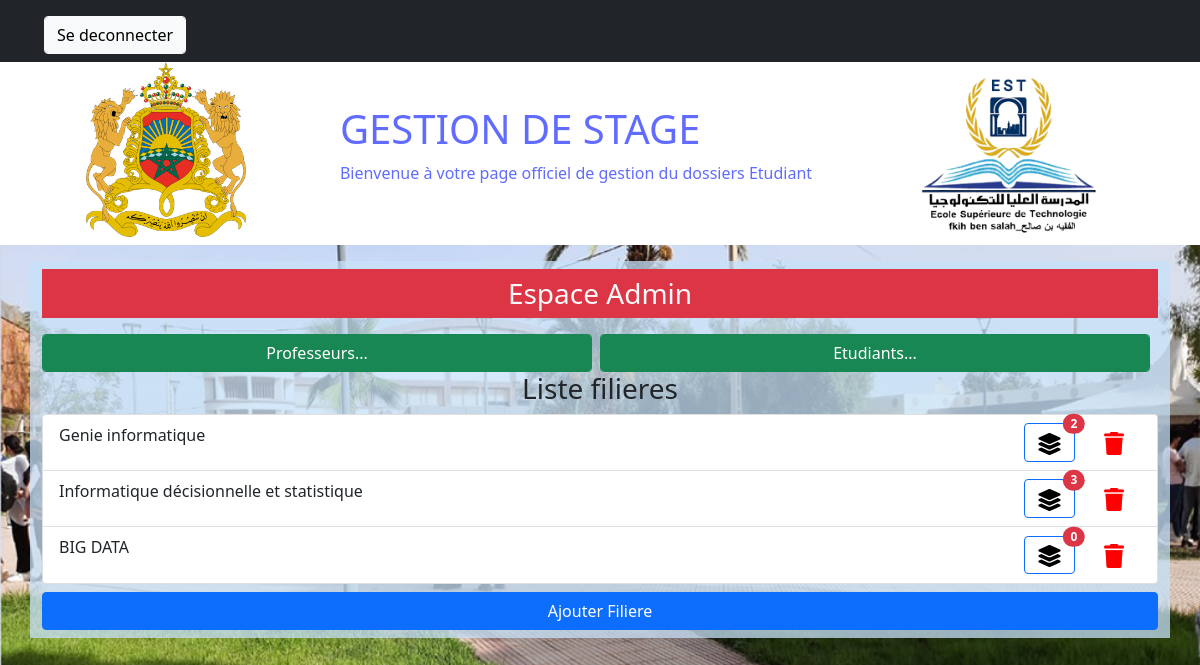
/filiereAdmin/ (signed in), run on the app's committed database.
### manager/models.py (models this page shows, shortened)
class Filiere(models.Model):
    Nom_filiere = models.CharField(max_length=100, unique=True)

### manager/views.py (the view)
# urls.py: path('filiereAdmin/', views.filieresAdmin, name='filiereAdmin'),
def filieresAdmin(request):
    if request.user.is_authenticated and request.user.role == 'ADMIN':
        filieres = Filiere.objects.all()
        cs=[]
        for filiere in filieres:
            cs.append({'filiere' :filiere, 'number':Prof_Filiere.objects.filter(filiere=filiere).count()})
        context={'filieres':cs, 'user_name':request.user.username,  'first_name':request.user.first_name, 'last_name':request.user.last_name}
        return render(request, 'manager/filiereAdmin.html', context=context)

### templates/manager/filiereAdmin.html (shortened to what this page needs)
{% extends 'manager/base.html' %}
{% load static %}
{% block content %}
<div class="form container">
  <h3 class="text-light bg-danger p-2">Espace Admin</h3>
  <div class="row">
  <div class="col-sm-12 d-flex mt-2">
    <a href="{% url 'listProfs' %}" class="btn btn-success form-control ">Professeurs...</a>
    <a class="btn btn-success form-control mx-2" href="{% url 'listEtuds' %}">Etudiants...</a>
  </div>
  <h3 class="">Liste filieres</h3>
  </div>
  <ul class="list-group">
    {% if filieres %}
    {% for Filier in filieres %}
    <li class="d-flex justify-content-between list-group-item">
      <div>{{ Filier.filiere.Nom_filiere }}</div>
      <div class="d-flex justify-content-center align-items-center ">
      <div class="mx-1">
        <a class="mx-2 position-relative btn btn-outline-primary" href="{% url 'updateFiliere' Filier.filiere.pk %}">
          <img src="{% static 'icons/layer-group-solid.svg'%}" alt="session" width="25">
          <span class="position-absolute top-0 start-100 translate-middle badge rounded-pill bg-danger">
            {{Filier.number}}
          </span>
        </a>
      </div>
      <form action="{% url 'deleteFiliere' Filier.filiere.pk %}" method="post">
        <button class="mx-1 btn btn-outline "  type="submit" onclick="confirmDeletion(event, '{{ Filier.filiere.pk }}')">
          <img src="{% static 'icons/trash-solid.png' %}" alt="edit" width="20">
        </button>
      </form>
    </div>
    </li>
    {%endfor%}
    {% else %}
    <li class="list-group-item">
      <h4 class="text-primary">Pas de Filières</h4>
    </li>
    {%endif%}
  </ul>
  <div class="d-grid gap-2 mt-2">
    <a href="{% url 'ajoutFilierAdmin' %}" class="btn btn-primary">Ajouter Filiere</a>
  </div>
</div>
{% endblock content %}

### manager/static/css/style.css (style rules this page uses)
body { background-image: url("../2.png"); background-size: cover; background-repeat: no-repeat; box-sizing: border-box; }
.form { background-color: rgba(199, 226, 250, 0.747); padding: 8px 5vw; margin-top: 16px; }
h3 { text-align: center; }

### data on the page
Filiere: filiere.Nom_filiere "Genie informatique", number "2"
Filiere: filiere.Nom_filiere "Informatique décisionnelle et statistique", number "3"
Filiere: filiere.Nom_filiere "BIG DATA", number "0"
